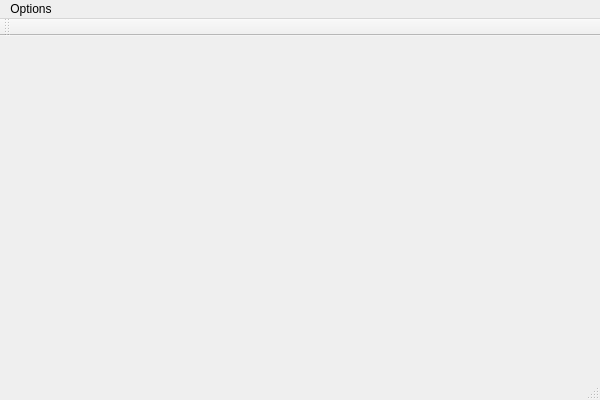
<?xml version="1.0" encoding="UTF-8"?>
<ui version="4.0">
 <class>MainWindowClass</class>
 <widget class="QMainWindow" name="MainWindowClass">
  <property name="geometry">
   <rect>
    <x>0</x>
    <y>0</y>
    <width>600</width>
    <height>400</height>
   </rect>
  </property>
  <property name="windowTitle">
   <string>MainWindow</string>
  </property>
  <widget class="QWidget" name="centralWidget"/>
  <widget class="QMenuBar" name="menuBar">
   <property name="geometry">
    <rect>
     <x>0</x>
     <y>0</y>
     <width>600</width>
     <height>25</height>
    </rect>
   </property>
   <widget class="QMenu" name="menuOptions">
    <property name="title">
     <string>Options</string>
    </property>
    <addaction name="actionGenerage_Database"/>
   </widget>
   <addaction name="menuOptions"/>
  </widget>
  <widget class="QToolBar" name="mainToolBar">
   <attribute name="toolBarArea">
    <enum>TopToolBarArea</enum>
   </attribute>
   <attribute name="toolBarBreak">
    <bool>false</bool>
   </attribute>
  </widget>
  <widget class="QStatusBar" name="statusBar"/>
  <action name="actionGenerate_Databaase">
   <property name="text">
    <string>Generate Databaase</string>
   </property>
  </action>
  <action name="actionGenerage_Database">
   <property name="text">
    <string>Generage Database</string>
   </property>
  </action>
 </widget>
 <layoutdefault spacing="6" margin="11"/>
 <resources/>
 <connections/>
</ui>
